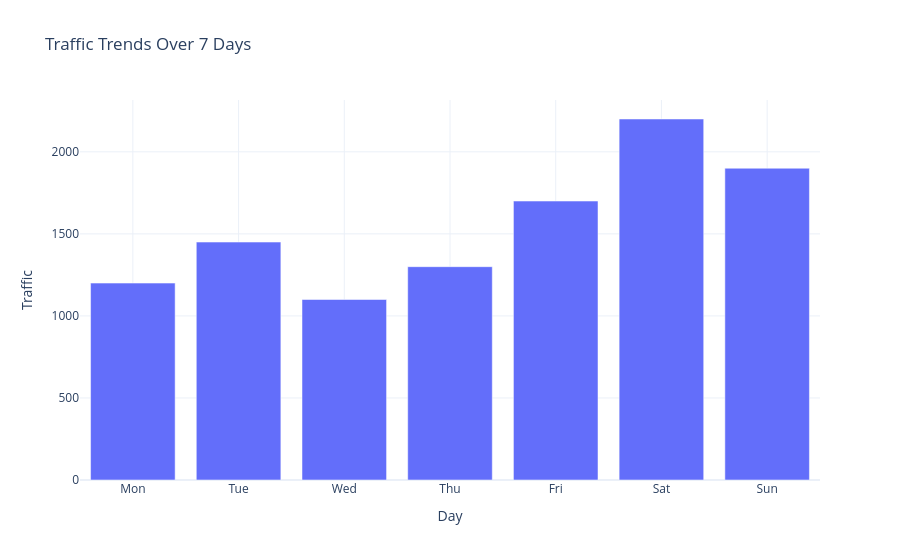

The notebook cell saved with this chart:
### Code cell
import pandas as pd
import plotly.graph_objects as go

data = {
    "Day": ["Mon", "Tue", "Wed", "Thu", "Fri", "Sat", "Sun"],
    "Traffic": [1200, 1450, 1100, 1300, 1700, 2200, 1900],
    "Revenue": [12000, 15500, 10500, 14000, 19500, 26000, 21000],
    "Platform_Tier": ["Basic", "Basic", "Standard", "Standard", "Premium", "Premium", "Premium"]
}

df = pd.DataFrame(data)

fig = go.Figure()

fig.add_trace(
    go.Bar(
        x=df["Day"],
        y=df["Traffic"],
        name="Traffic"
    )
)

fig.update_layout(
    title="Traffic Trends Over 7 Days",
    xaxis_title="Day",
    yaxis_title="Traffic",
    template="plotly_white"
)

fig.update_xaxes(showgrid=True)
fig.update_yaxes(showgrid=True)

fig.show()

### Figure 1 — Plotly figure (JSON) as saved in the notebook; plotly's stock layout.template omitted (floating-point values rounded to 4 significant figures)
{"data": [{"name": "Traffic", "type": "bar", "x": ["Mon", "Tue", "Wed", "Thu", "Fri", "Sat", "Sun"], "y": [1200, 1450, 1100, 1300, 1700, 2200, 1900]}], "layout": {"title": {"text": "Traffic Trends Over 7 Days"}, "xaxis": {"showgrid": true, "title": {"text": "Day"}}, "yaxis": {"showgrid": true, "title": {"text": "Traffic"}}}}
